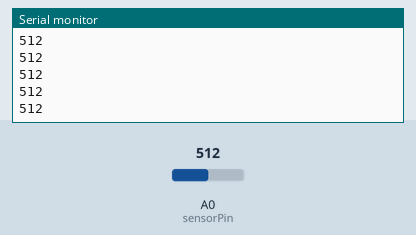
Simulated run of this sketch. Board: Arduino Uno, built with avr-gcc and run on an emulated ATmega328P. Parts: the last lines printed to the serial monitor. The test bench sets the inputs (shaded band); at power-on: A0 (sensorPin) = 512.

Above: at 1.2 s.
1.3 s: A0 (sensorPin) set to 716
At 1.31 s:
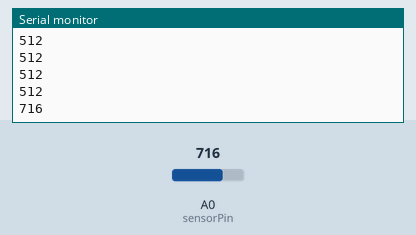
2.8 s: A0 (sensorPin) set to 900
At 2.81 s:
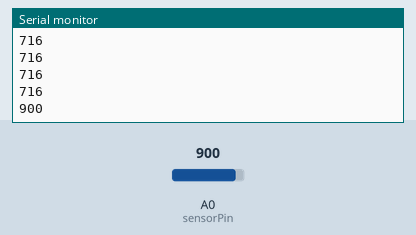
Timing chart, 0 to 5.8 s (numbered marks = the images above; inputs shaded):
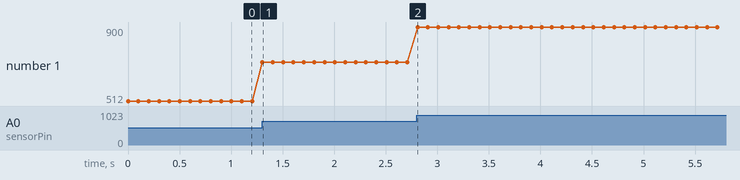

The sketch:

IR_Distance.ino
```cpp
int sensorPin = 0;
void setup()
{  Serial.begin(9600); }

void loop()
{
   int val = analogRead(sensorPin);  Serial.println(val); // read the distance
    // Add the same Code Or IR object detiction
    delay(100);
}
```

Measured:
- after the input at 1.3 s, the serial monitor: prints a new line at once (image 1)
- after the input at 2.8 s, the serial monitor: prints a new line at once (image 2)
- plotted number 1: 512 → 716 after the input at 1.3 s, 716 → 900 after the input at 2.8 s
